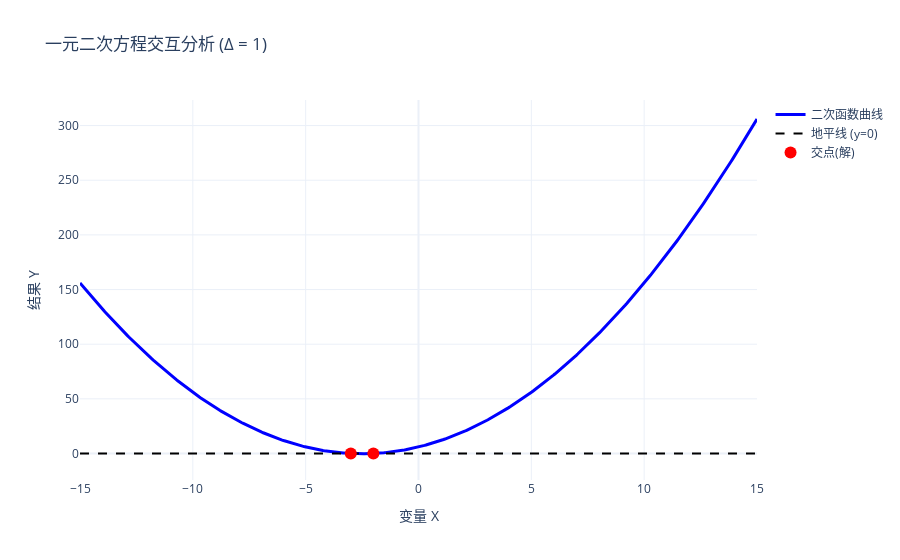

Notebook code cell kept with this figure:
### Code cell
def plot_quadratic_interactive(a, b, c):
    # 1. 环境准备
    x = np.linspace(-15, 15, 500)
    y = a*x**2 + b*x + c
    delta = b**2 - 4*a*c
    
    # 2. 创建画布
    fig = go.Figure()

    # 3. 绘制二次函数曲线
    fig.add_trace(go.Scatter(x=x, y=y, mode='lines', name='二次函数曲线', line=dict(color='blue', width=3)))

    # 4. 绘制地平线 (y=0)
    fig.add_trace(go.Scatter(x=[-15, 15], y=[0, 0], mode='lines', name='地平线 (y=0)', line=dict(color='black', dash='dash')))

    # 5. 计算并标记交点 (Roots)
    if delta >= 0:
        x1 = (-b + np.sqrt(delta)) / (2*a)
        x2 = (-b - np.sqrt(delta)) / (2*a)
        fig.add_trace(go.Scatter(x=[x1, x2], y=[0, 0], mode='markers', name='交点(解)', marker=dict(color='red', size=12)))

    # 6. 图表美化
    fig.update_layout(
        title=f"一元二次方程交互分析 (Δ = {delta})",
        xaxis_title="变量 X",
        yaxis_title="结果 Y",
        template="plotly_white",
        hovermode="x unified"
    )
    
    fig.show()

# 运行尝试：看看这个参数下的“结局”
plot_quadratic_interactive(a=1, b=5, c=6)

### Figure 1 — Plotly figure (JSON) as saved in the notebook; plotly's stock layout.template omitted (floating-point values rounded to 4 significant figures; data arrays with more than 128 entries replaced by an {"elided": "..."} marker saying what was removed)
{"data": [{"line": {"color": "blue", "width": 3}, "mode": "lines", "name": "二次函数曲线", "type": "scatter", "x": {"elided": "500 float values"}, "y": {"elided": "500 float values"}}, {"line": {"color": "black", "dash": "dash"}, "mode": "lines", "name": "地平线 (y=0)", "type": "scatter", "x": [-15, 15], "y": [0, 0]}, {"marker": {"color": "red", "size": 12}, "mode": "markers", "name": "交点(解)", "type": "scatter", "x": [-2, -3], "y": [0, 0]}], "layout": {"hovermode": "x unified", "title": {"text": "一元二次方程交互分析 (Δ = 1)"}, "xaxis": {"title": {"text": "变量 X"}}, "yaxis": {"title": {"text": "结果 Y"}}}}
